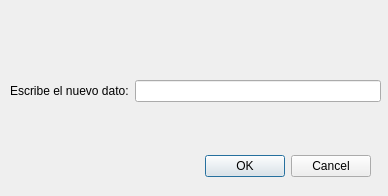
<?xml version="1.0" encoding="UTF-8"?>
<ui version="4.0">
 <class>definirCambio</class>
 <widget class="QDialog" name="definirCambio">
  <property name="geometry">
   <rect>
    <x>0</x>
    <y>0</y>
    <width>388</width>
    <height>196</height>
   </rect>
  </property>
  <property name="windowTitle">
   <string>Dialog</string>
  </property>
  <widget class="QDialogButtonBox" name="buttonBox">
   <property name="geometry">
    <rect>
     <x>30</x>
     <y>150</y>
     <width>341</width>
     <height>32</height>
    </rect>
   </property>
   <property name="orientation">
    <enum>Qt::Horizontal</enum>
   </property>
   <property name="standardButtons">
    <set>QDialogButtonBox::Cancel|QDialogButtonBox::Ok</set>
   </property>
  </widget>
  <widget class="QWidget" name="formLayoutWidget">
   <property name="geometry">
    <rect>
     <x>10</x>
     <y>80</y>
     <width>371</width>
     <height>41</height>
    </rect>
   </property>
   <layout class="QFormLayout" name="formLayout">
    <item row="0" column="0">
     <widget class="QLabel" name="label">
      <property name="text">
       <string>Escribe el nuevo dato:</string>
      </property>
     </widget>
    </item>
    <item row="0" column="1">
     <widget class="QLineEdit" name="editCambio">
      <property name="maxLength">
       <number>20</number>
      </property>
     </widget>
    </item>
   </layout>
  </widget>
 </widget>
 <resources/>
 <connections>
  <connection>
   <sender>buttonBox</sender>
   <signal>accepted()</signal>
   <receiver>definirCambio</receiver>
   <slot>accept()</slot>
   <hints>
    <hint type="sourcelabel">
     <x>248</x>
     <y>254</y>
    </hint>
    <hint type="destinationlabel">
     <x>157</x>
     <y>274</y>
    </hint>
   </hints>
  </connection>
  <connection>
   <sender>buttonBox</sender>
   <signal>rejected()</signal>
   <receiver>definirCambio</receiver>
   <slot>reject()</slot>
   <hints>
    <hint type="sourcelabel">
     <x>316</x>
     <y>260</y>
    </hint>
    <hint type="destinationlabel">
     <x>286</x>
     <y>274</y>
    </hint>
   </hints>
  </connection>
 </connections>
</ui>
